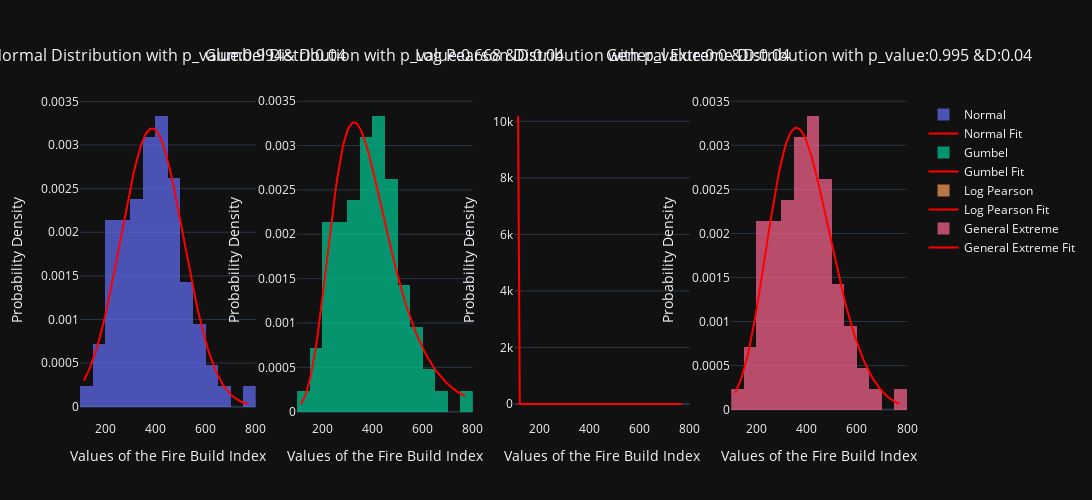

This figure's notebook cell:
### Code cell
# Create subplots with 1 row and 4 columns
fig = make_subplots(rows=1, cols=4, subplot_titles=[
    f'Normal Distribution', f'Gumbel Distribution', f'Log Pearson Distribution', f'General Extreme Distribution'
])

# Plot Normal Distribution
params_1 = norm.fit(data[variable])
D, p_value_1 = kstest(data[variable], norm.cdf, params_1)
x_range_normal = np.linspace(data[variable].min(), data[variable].max(), 100)
fig.add_trace(go.Histogram(x=data[variable], nbinsx=30, histnorm='probability density', name='Normal', opacity=0.7), row=1, col=1)
fig.add_trace(go.Scatter(x=x_range_normal, y=norm.pdf(x_range_normal, *params_1), mode='lines', name='Normal Fit', line=dict(color='red', width=2)), row=1, col=1)
fig.update_xaxes(title_text=f'Values of the {variable}', row=1, col=1)
fig.update_yaxes(title_text='Probability Density', row=1, col=1)
fig.update_layout(title_text=f'Normal Distribution with p_value: {round(p_value_1, 3)} & D: {round(D, 2)}', showlegend=False)

# Plot Gumbel Distribution
params_2 = gumbel_r.fit(data[variable])
D, p_value_2 = kstest(data[variable], gumbel_r.cdf, params_2)
x_range_gumbel = np.linspace(data[variable].min(), data[variable].max(), 100)
fig.add_trace(go.Histogram(x=data[variable], nbinsx=30, histnorm='probability density', name='Gumbel', opacity=0.7), row=1, col=2)
fig.add_trace(go.Scatter(x=x_range_gumbel, y=gumbel_r.pdf(x_range_gumbel, *params_2), mode='lines', name='Gumbel Fit', line=dict(color='red', width=2)), row=1, col=2)
fig.update_xaxes(title_text=f'Values of the {variable}', row=1, col=2)
fig.update_yaxes(title_text='Probability Density', row=1, col=2)
fig.update_layout(title_text=f'Gumbel Distribution with p_value: {round(p_value_2, 3)} & D: {round(D, 2)}', showlegend=False)

# Plot Log Pearson Distribution
params_3 = lognorm.fit(data[variable])
D, p_value_3 = kstest(data[variable], lognorm.cdf, params_3)
x_range_lognorm = np.linspace(data[variable].min(), data[variable].max(), 100)
fig.add_trace(go.Histogram(x=data[variable], nbinsx=30, histnorm='probability density', name='Log Pearson', opacity=0.7), row=1, col=3)
fig.add_trace(go.Scatter(x=x_range_lognorm, y=lognorm.pdf(x_range_lognorm, *params_3), mode='lines', name='Log Pearson Fit', line=dict(color='red', width=2)), row=1, col=3)
fig.update_xaxes(title_text=f'Values of the {variable}', row=1, col=3)
fig.update_yaxes(title_text='Probability Density', row=1, col=3)
fig.update_layout(title_text=f'Log Pearson Distribution with p_value: {round(p_value_3, 3)} & D: {round(D, 2)}', showlegend=False)

# Plot General Extreme Distribution
params_4 = genextreme.fit(data[variable])
D, p_value_4 = kstest(data[variable], genextreme.cdf, params_4)
x_range_genextreme = np.linspace(data[variable].min(), data[variable].max(), 100)
fig.add_trace(go.Histogram(x=data[variable], nbinsx=30, histnorm='probability density', name='General Extreme', opacity=0.7), row=1, col=4)
fig.add_trace(go.Scatter(x=x_range_genextreme, y=genextreme.pdf(x_range_genextreme, *params_4), mode='lines', name='General Extreme Fit', line=dict(color='red', width=2)), row=1, col=4)
fig.update_xaxes(title_text=f'Values of the {variable}', row=1, col=4)
fig.update_yaxes(title_text='Probability Density', row=1, col=4)
            

fig.update_layout(title_text="", showlegend=True, 
            height = 500,
            width = 2000,
            annotations = [
            dict(text=f'Normal Distribution with p_value:{round(p_value_1,3)}& D:{round(D,2)}',y=1.1), 
            dict(text=f'Gumbel Distribution with p_value:{round(p_value_2,3)} &D:{round(D,2)}',y=1.1),
            dict(text=f'Log Pearson Distribution with p_value:{round(p_value_3,3)} &D:{round(D,2)}',y=1.1), 
            dict(text=f'General Extreme Distribution with p_value:{round(p_value_4,3)} &D:{round(D,2)}',y=1.1),
            ],
            template='plotly_dark')


# Show the plot
fig.show()
